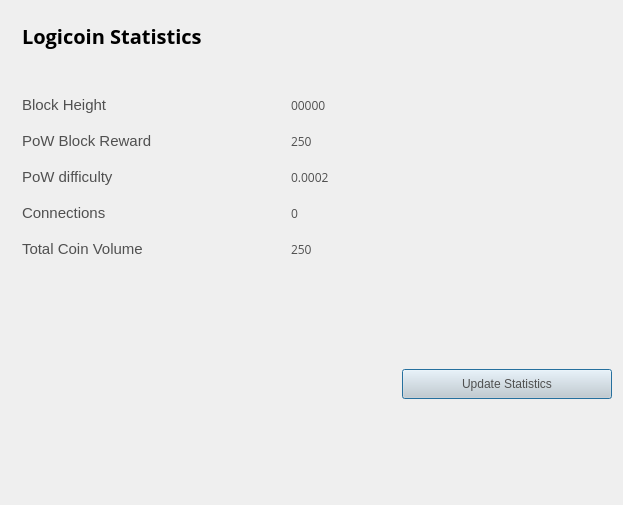
<?xml version="1.0" encoding="UTF-8"?>
<ui version="4.0">
 <class>StatisticsPage</class>
 <widget class="QWidget" name="StatisticsPage">
  <property name="windowModality">
   <enum>Qt::NonModal</enum>
  </property>
  <property name="geometry">
   <rect>
    <x>0</x>
    <y>0</y>
    <width>623</width>
    <height>505</height>
   </rect>
  </property>
  <property name="windowTitle">
   <string>Digging</string>
  </property>
  <property name="styleSheet">
   <string notr="true">color:#505050;
font-family:'Open Sans,sans-serif';</string>
  </property>
  <layout class="QGridLayout" name="gridLayout">
   <property name="sizeConstraint">
    <enum>QLayout::SetMaximumSize</enum>
   </property>
   <item row="1" column="0">
    <spacer name="verticalSpacer">
     <property name="orientation">
      <enum>Qt::Vertical</enum>
     </property>
     <property name="sizeHint" stdset="0">
      <size>
       <width>20</width>
       <height>40</height>
      </size>
     </property>
    </spacer>
   </item>
   <item row="0" column="0">
    <widget class="QFrame" name="gridFrame_2">
     <layout class="QGridLayout" name="gridLayout_4">
      <item row="1" column="0">
       <layout class="QHBoxLayout" name="horizontalLayout_4">
        <property name="spacing">
         <number>7</number>
        </property>
        <item>
         <widget class="QLabel" name="label_5">
          <property name="font">
           <font>
            <family>Open Sans,sans-serif</family>
           </font>
          </property>
          <property name="text">
           <string>&lt;html&gt;&lt;head/&gt;&lt;body&gt;&lt;p&gt;&lt;span style=&quot; font-size:20px; font-weight:600; color:#000000;&quot;&gt;Logicoin Statistics&lt;/span&gt;&lt;/p&gt;&lt;/body&gt;&lt;/html&gt;</string>
          </property>
         </widget>
        </item>
        <item>
         <spacer name="horizontalSpacer_2">
          <property name="orientation">
           <enum>Qt::Horizontal</enum>
          </property>
          <property name="sizeHint" stdset="0">
           <size>
            <width>40</width>
            <height>20</height>
           </size>
          </property>
         </spacer>
        </item>
       </layout>
      </item>
      <item row="2" column="0">
       <spacer name="verticalSpacer_2">
        <property name="orientation">
         <enum>Qt::Vertical</enum>
        </property>
        <property name="sizeHint" stdset="0">
         <size>
          <width>20</width>
          <height>40</height>
         </size>
        </property>
       </spacer>
      </item>
      <item row="3" column="0">
       <layout class="QFormLayout" name="formLayout_2">
        <property name="fieldGrowthPolicy">
         <enum>QFormLayout::FieldsStayAtSizeHint</enum>
        </property>
        <property name="horizontalSpacing">
         <number>139</number>
        </property>
        <property name="verticalSpacing">
         <number>18</number>
        </property>
        <property name="rightMargin">
         <number>0</number>
        </property>
        <item row="1" column="0">
         <widget class="QLabel" name="label_14">
          <property name="text">
           <string>&lt;html&gt;&lt;head/&gt;&lt;body&gt;&lt;p&gt;&lt;span style=&quot; font-size:11pt;&quot;&gt;Block Height&lt;/span&gt;&lt;/p&gt;&lt;/body&gt;&lt;/html&gt;</string>
          </property>
         </widget>
        </item>
        <item row="1" column="1">
         <widget class="QLabel" name="heightBox">
          <property name="font">
           <font>
            <family>Open Sans,sans-serif</family>
            <pointsize>9</pointsize>
           </font>
          </property>
          <property name="text">
           <string>00000</string>
          </property>
         </widget>
        </item>
        <item row="2" column="0">
         <widget class="QLabel" name="label_12">
          <property name="text">
           <string>&lt;html&gt;&lt;head/&gt;&lt;body&gt;&lt;p&gt;&lt;span style=&quot; font-size:11pt;&quot;&gt;PoW Block Reward&lt;/span&gt;&lt;/p&gt;&lt;/body&gt;&lt;/html&gt;</string>
          </property>
         </widget>
        </item>
        <item row="2" column="1">
         <widget class="QLabel" name="rewardBox">
          <property name="font">
           <font>
            <family>Open Sans,sans-serif</family>
            <pointsize>9</pointsize>
           </font>
          </property>
          <property name="text">
           <string>250</string>
          </property>
         </widget>
        </item>
        <item row="3" column="0">
         <widget class="QLabel" name="label_13">
          <property name="text">
           <string>&lt;html&gt;&lt;head/&gt;&lt;body&gt;&lt;p&gt;&lt;span style=&quot; font-size:11pt;&quot;&gt;PoW difficulty&lt;/span&gt;&lt;/p&gt;&lt;/body&gt;&lt;/html&gt;</string>
          </property>
         </widget>
        </item>
        <item row="3" column="1">
         <widget class="QLabel" name="diffBox">
          <property name="font">
           <font>
            <family>Open Sans,sans-serif</family>
            <pointsize>9</pointsize>
           </font>
          </property>
          <property name="text">
           <string>0.0002</string>
          </property>
         </widget>
        </item>
        <item row="7" column="0">
         <widget class="QLabel" name="label1_2">
          <property name="text">
           <string>&lt;html&gt;&lt;head/&gt;&lt;body&gt;&lt;p&gt;&lt;span style=&quot; font-size:11pt;&quot;&gt;Connections&lt;/span&gt;&lt;/p&gt;&lt;/body&gt;&lt;/html&gt;</string>
          </property>
         </widget>
        </item>
        <item row="7" column="1">
         <widget class="QLabel" name="connectionBox">
          <property name="font">
           <font>
            <family>Open Sans,sans-serif</family>
            <pointsize>9</pointsize>
           </font>
          </property>
          <property name="text">
           <string>0</string>
          </property>
         </widget>
        </item>
        <item row="8" column="0">
         <widget class="QLabel" name="label_8">
          <property name="text">
           <string>&lt;html&gt;&lt;head/&gt;&lt;body&gt;&lt;p&gt;&lt;span style=&quot; font-size:11pt;&quot;&gt;Total Coin Volume&lt;/span&gt;&lt;/p&gt;&lt;/body&gt;&lt;/html&gt;</string>
          </property>
         </widget>
        </item>
        <item row="8" column="1">
         <widget class="QLabel" name="volumeBox">
          <property name="font">
           <font>
            <family>Open Sans,sans-serif</family>
            <pointsize>9</pointsize>
           </font>
          </property>
          <property name="text">
           <string>250</string>
          </property>
         </widget>
        </item>
       </layout>
      </item>
     </layout>
    </widget>
   </item>
   <item row="1" column="1">
    <widget class="QPushButton" name="startButton">
     <property name="sizePolicy">
      <sizepolicy hsizetype="Fixed" vsizetype="Fixed">
       <horstretch>0</horstretch>
       <verstretch>0</verstretch>
      </sizepolicy>
     </property>
     <property name="minimumSize">
      <size>
       <width>210</width>
       <height>30</height>
      </size>
     </property>
     <property name="styleSheet">
      <string notr="true">background:lightgrey;</string>
     </property>
     <property name="text">
      <string>Update Statistics</string>
     </property>
     <property name="default">
      <bool>true</bool>
     </property>
    </widget>
   </item>
  </layout>
 </widget>
 <layoutdefault spacing="6" margin="11"/>
 <resources/>
 <connections/>
</ui>
